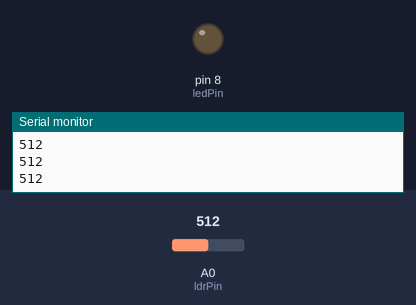
A sketch run on a simulated Arduino Uno, built with avr-gcc and run on an emulated ATmega328P. On the bench: output pins drawn as LEDs (lit = HIGH), the last lines printed to the serial monitor. The inputs (shaded band) are chosen by the test bench; at power-on: A0 (ldrPin) = 512.

Above: at 1.2 s.
1.3 s: A0 (ldrPin) set to 481
At 2.6 s:
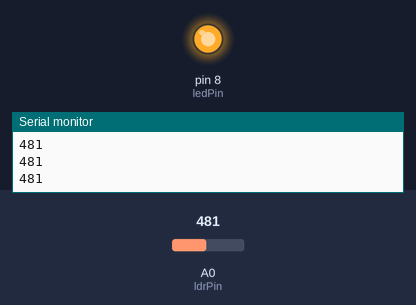
2.9 s: A0 (ldrPin) set to 510
At 3.9 s:
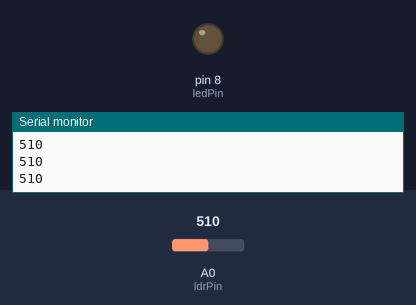
4.5 s: A0 (ldrPin) set to 490
At 5.2 s:
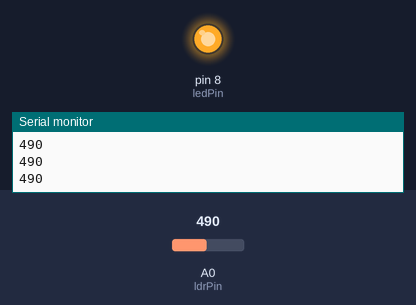
Timing chart, 0 to 7.5 s (numbered marks = the images above; inputs shaded):
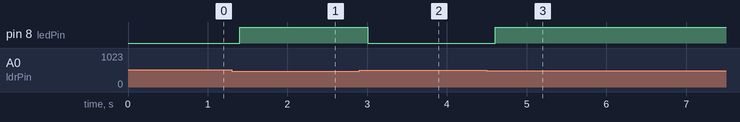

Measured:
- the behaviour switches between 500 and 499 on A0 (ldrPin) (found by bisection; images 0 and 1)
- after the input at 1.3 s, pin 8 (ledPin): LOW → HIGH after 0.10 s
- after the input at 2.9 s, pin 8 (ledPin): HIGH → LOW after 0.10 s
- after the input at 4.5 s, pin 8 (ledPin): LOW → HIGH after 0.11 s

The sketch:

code.ino
```cpp
const int ldrPin = A0;
const int ledPin = 8;

void setup() {
  pinMode(ledPin, OUTPUT);
  Serial.begin(9600);
}

void loop() {
  int ldrValue = analogRead(ldrPin);
  Serial.println(ldrValue);
  if (ldrValue < 500) {
    digitalWrite(ledPin, HIGH);
  } else {
    digitalWrite(ledPin, LOW);
  }
  delay(200);
}
```
